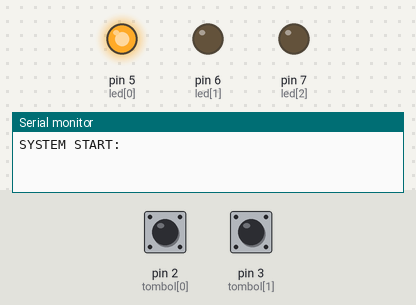
A sketch run on a simulated Arduino Uno, built with avr-gcc and run on an emulated ATmega328P. Parts: output pins drawn as LEDs (lit = HIGH), the last lines printed to the serial monitor. The test bench sets the inputs (shaded band); at power-on: pin 2 (tombol[0]) LOW, pin 3 (tombol[1]) LOW.

Above: at 1.2 s.
1.3 s: pin 2 (tombol[0]) pulled HIGH for 0.15 s
At 1.7 s:
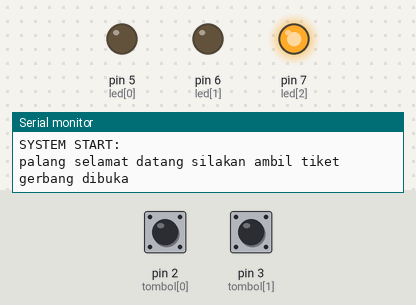
Timing chart, 0 to 4.3 s (numbered marks = the images above; inputs shaded):
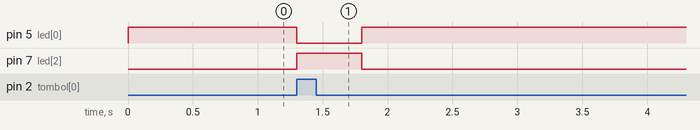

The sketch:

1_sensorinfra.ino
```cpp
int led[] = {5, 6, 7};
int tombol[] = {2, 3, 4};

int led_state[] = {1, 0, 0};
int input_prev_state[] = {0, 0, 0};

void setup() {
  Serial.begin(9600);
  for (size_t i = 0; i < 3; i++) {
    pinMode(led[i], OUTPUT);
    pinMode(tombol[i], INPUT);
  }


  Serial.println("SYSTEM START:");
}

boolean gate_state = 0;

void writeLed() {
  for(int i = 0; i < 3; i++){
    digitalWrite(led[i],led_state[i]);
  }
}

void loop() {
  writeLed();
  int bacaTombol = digitalRead(tombol[0]);
  int bacaInfra = digitalRead(tombol[1]);

//  Serial.println("Tombol="+String(bacaTombol)+",SensorInfra="+String(bacaInfra));

  if(bacaTombol == 1 && input_prev_state[0] == 0 && gate_state == 0) {
    gate_state = 1;
    Serial.println("palang selamat datang silakan ambil tiket");
    Serial.println("gerbang dibuka");
    led_state[0] = 0;
    led_state[2] = 1;
    writeLed();
    delay(500);
  }
  input_prev_state[0] = bacaTombol;

  if(bacaInfra == 0) {
    if(gate_state == 1) {
      gate_state = 0;
      Serial.println("gerbang ditutup");
      led_state[0] = 1;
      led_state[2] = 0;
      writeLed();
    }
  }
}
```

Measured:
- after the input at 1.3 s, pin 5 (led[0]): HIGH → LOW at once, → HIGH 0.50 s later; pin 7 (led[2]): LOW → HIGH at once, → LOW 0.50 s later
